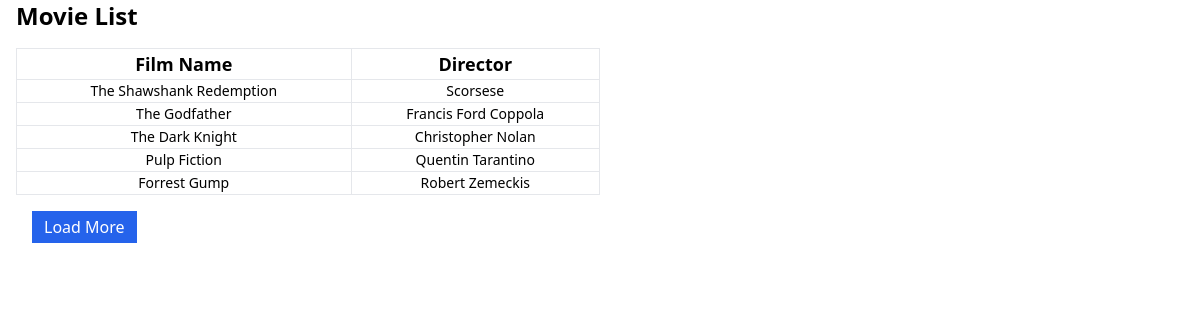
The app's page /index/ with its own data.
### sqlapp/models.py (models this page shows)
class Film(Base):
    __tablename__ = "films"
    id = Column(Integer, primary_key=True, index=True)
    name = Column(String, unique=True)
    director = Column(String)

### sqlapp/main.py (the view)
@app.get("/index/", response_class=HTMLResponse)
async def movielist(request: Request,
                    hx_request: Optional[str] = Header(None),
                    db: Session = Depends(get_db)
                    ):
    films = db.query(models.Film).all()
    print(films)
    context = {"request": request, 'films': films}
    if hx_request:
        return templates.TemplateResponse("partials/table.html", context)
    return templates.TemplateResponse("index.html", context)

### sqlapp/templates/index.html (shortened to what this page needs)
<!DOCTYPE html>
<html lang="en">
<head>
    <script src="https://cdn.tailwindcss.com"></script>
</head>
<body>
<div class="mx-4">
    <p class="text-2xl font-bold mb-4">Movie List</p>
        <table class="min-w-[50%] mb-4">
            <thead class="border-b text-lg">
                <tr>
                  <th class="border">Film Name</th>
                  <th class="border">Director</th>
                </tr>
              </thead>
              <tbody class="text-center text-sm" id="table-body">
                  {% include 'partials/table.html' %}
              </tbody>
        </table>
        <button class="px-3 py-1 bg-blue-600 text-white ml-4"
                hx-get="/index/"
                hx-target="#table-body"
                hx-swap="beforeend">Load More</button>
</div>
</body>
</html>

### sqlapp/templates/partials/table.html
{% for film in films %}
    <tr>
        <td class="border">{{ film.name }}</td>
        <td class="border">{{ film.director }}</td>
    </tr>
{% endfor %}

### records on screen
Film: name "The Shawshank Redemption", director "Scorsese"
Film: name "The Godfather", director "Francis Ford Coppola"
Film: name "The Dark Knight", director "Christopher Nolan"
Film: name "Pulp Fiction", director "Quentin Tarantino"
Film: name "Forrest Gump", director "Robert Zemeckis"
